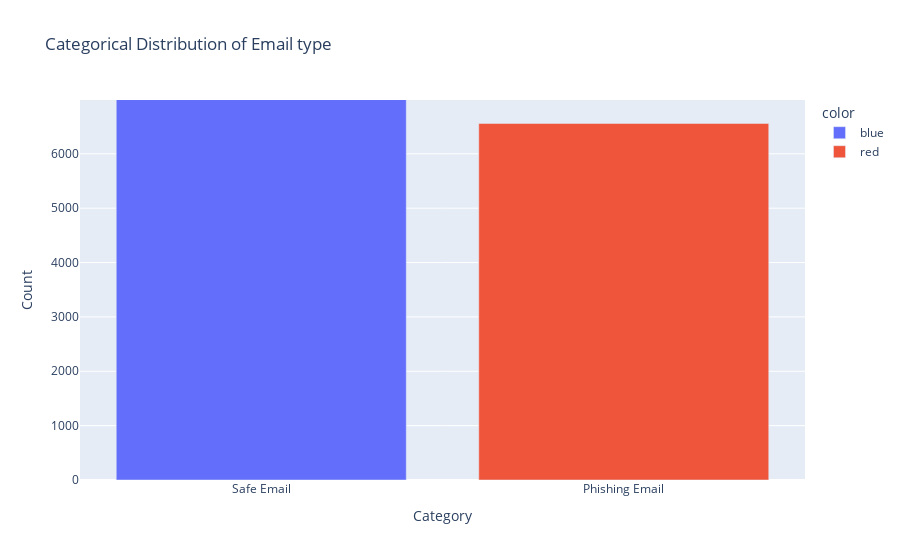

Write notebook code for a chart like this one.
### Markdown cell above
### VISUALIZATION

### Code cell
# Create the bar chart
fig = px.bar(df['Email Type'].value_counts(), x=df['Email Type'].value_counts().index, y=df['Email Type'].value_counts().values,
             color=['blue', 'red'], labels={'x': 'Category', 'y': 'Count'},
             title="Categorical Distribution of Email type")

# Show the plot
fig.show()

### Figure 1 — Plotly figure (JSON) as saved in the notebook; plotly's stock layout.template omitted (floating-point values rounded to 4 significant figures)
{"data": [{"alignmentgroup": "True", "hovertemplate": "color=blue<br>Category=%{x}<br>Count=%{y}<extra></extra>", "legendgroup": "blue", "marker": {"color": "#636efa", "pattern": {"shape": ""}}, "name": "blue", "offsetgroup": "blue", "orientation": "v", "showlegend": true, "textposition": "auto", "type": "bar", "x": ["Safe Email"], "xaxis": "x", "y": [10980], "yaxis": "y"}, {"alignmentgroup": "True", "hovertemplate": "color=red<br>Category=%{x}<br>Count=%{y}<extra></extra>", "legendgroup": "red", "marker": {"color": "#EF553B", "pattern": {"shape": ""}}, "name": "red", "offsetgroup": "red", "orientation": "v", "showlegend": true, "textposition": "auto", "type": "bar", "x": ["Phishing Email"], "xaxis": "x", "y": [6558], "yaxis": "y"}], "layout": {"autosize": true, "barmode": "relative", "legend": {"title": {"text": "color"}, "tracegroupgap": 0}, "title": {"text": "Categorical Distribution of Email type"}, "xaxis": {"anchor": "y", "autorange": false, "domain": [0, 1], "range": [-0.5, 1.5], "title": {"text": "Category"}, "type": "category"}, "yaxis": {"anchor": "x", "autorange": false, "domain": [0, 1], "range": [0, 6990.0], "title": {"text": "Count"}, "type": "linear"}}}
